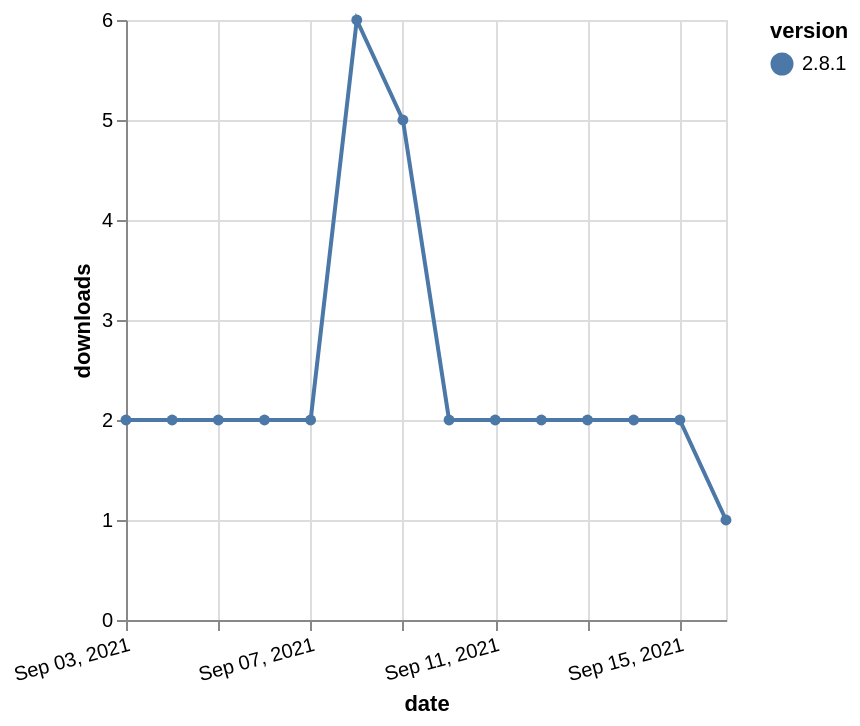

Write the Vega-Lite specification saved for this chart.
### Vega-Lite specification from a JSON file in a GitHub repository (floating-point values rounded to 4 significant figures)
{"$schema": "https://vega.github.io/schema/vega-lite/v5.json", "description": "A simple bar chart with embedded data.", "data": {"values": [{"date": "2021-09-03", "total": 4484, "delta": 2, "version": "2.8.1"}, {"date": "2021-09-04", "total": 4486, "delta": 2, "version": "2.8.1"}, {"date": "2021-09-05", "total": 4488, "delta": 2, "version": "2.8.1"}, {"date": "2021-09-06", "total": 4490, "delta": 2, "version": "2.8.1"}, {"date": "2021-09-07", "total": 4492, "delta": 2, "version": "2.8.1"}, {"date": "2021-09-08", "total": 4498, "delta": 6, "version": "2.8.1"}, {"date": "2021-09-09", "total": 4503, "delta": 5, "version": "2.8.1"}, {"date": "2021-09-10", "total": 4505, "delta": 2, "version": "2.8.1"}, {"date": "2021-09-11", "total": 4507, "delta": 2, "version": "2.8.1"}, {"date": "2021-09-12", "total": 4509, "delta": 2, "version": "2.8.1"}, {"date": "2021-09-13", "total": 4511, "delta": 2, "version": "2.8.1"}, {"date": "2021-09-14", "total": 4513, "delta": 2, "version": "2.8.1"}, {"date": "2021-09-15", "total": 4515, "delta": 2, "version": "2.8.1"}, {"date": "2021-09-16", "total": 4516, "delta": 1, "version": "2.8.1"}]}, "width": "container", "mark": {"type": "line", "point": {"filled": true}}, "encoding": {"x": {"field": "date", "type": "temporal", "timeUnit": "yearmonthdate", "title": "date", "axis": {"labelAngle": -15}}, "y": {"field": "delta", "type": "quantitative", "title": "downloads"}, "color": {"field": "version", "type": "nominal"}, "tooltip": {"field": "delta"}}}
